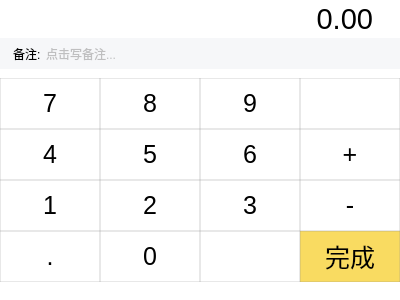
<?xml version="1.0" encoding="UTF-8"?>
<ui version="4.0">
 <class>BookkeepingInputKit</class>
 <widget class="QWidget" name="BookkeepingInputKit">
  <property name="geometry">
   <rect>
    <x>0</x>
    <y>0</y>
    <width>400</width>
    <height>300</height>
   </rect>
  </property>
  <property name="windowTitle">
   <string>Form</string>
  </property>
  <property name="styleSheet">
   <string notr="true">#BookkeepingInputKit{
	border:none;
	background-color: rgb(255, 255, 255);
}</string>
  </property>
  <layout class="QGridLayout" name="gridLayout_5">
   <property name="leftMargin">
    <number>0</number>
   </property>
   <property name="topMargin">
    <number>0</number>
   </property>
   <property name="rightMargin">
    <number>0</number>
   </property>
   <property name="bottomMargin">
    <number>0</number>
   </property>
   <property name="spacing">
    <number>0</number>
   </property>
   <item row="0" column="0">
    <widget class="QWidget" name="backgroundwidget" native="true">
     <property name="styleSheet">
      <string notr="true">QLineEdit
{
	background-color: rgba(246, 247, 249, 255);
	color: rgb(136, 136, 136);
	border:none;
}
QLabel
{
	background-color: rgba(246, 247, 249, 255);
	color:black;
	border:none;
	padding-left:10px;
}</string>
     </property>
     <layout class="QGridLayout" name="gridLayout_4">
      <property name="leftMargin">
       <number>0</number>
      </property>
      <property name="topMargin">
       <number>0</number>
      </property>
      <property name="rightMargin">
       <number>0</number>
      </property>
      <property name="bottomMargin">
       <number>0</number>
      </property>
      <property name="spacing">
       <number>0</number>
      </property>
      <item row="0" column="0">
       <layout class="QGridLayout" name="gridLayout_3" rowstretch="5,4,30">
        <property name="spacing">
         <number>0</number>
        </property>
        <item row="0" column="0">
         <widget class="QLabel" name="Calculate_label">
          <property name="styleSheet">
           <string notr="true">padding-right:20px;
background-color: rgb(255, 255, 255);
color:black;
font-family:'Microsoft YaHei';
font-size:22pt;
border:none;</string>
          </property>
          <property name="text">
           <string>0.00</string>
          </property>
          <property name="textFormat">
           <enum>Qt::AutoText</enum>
          </property>
          <property name="alignment">
           <set>Qt::AlignRight|Qt::AlignTrailing|Qt::AlignVCenter</set>
          </property>
          <property name="wordWrap">
           <bool>false</bool>
          </property>
         </widget>
        </item>
        <item row="1" column="0">
         <layout class="QFormLayout" name="formLayout">
          <property name="sizeConstraint">
           <enum>QLayout::SetDefaultConstraint</enum>
          </property>
          <property name="horizontalSpacing">
           <number>0</number>
          </property>
          <property name="verticalSpacing">
           <number>0</number>
          </property>
          <property name="leftMargin">
           <number>0</number>
          </property>
          <property name="topMargin">
           <number>0</number>
          </property>
          <property name="rightMargin">
           <number>0</number>
          </property>
          <item row="0" column="0">
           <widget class="QLabel" name="label_2">
            <property name="sizePolicy">
             <sizepolicy hsizetype="Expanding" vsizetype="Expanding">
              <horstretch>0</horstretch>
              <verstretch>0</verstretch>
             </sizepolicy>
            </property>
            <property name="styleSheet">
             <string notr="true"/>
            </property>
            <property name="text">
             <string>备注:</string>
            </property>
           </widget>
          </item>
          <item row="0" column="1">
           <widget class="QLineEdit" name="Remarks_lineEdit">
            <property name="sizePolicy">
             <sizepolicy hsizetype="Expanding" vsizetype="Expanding">
              <horstretch>0</horstretch>
              <verstretch>0</verstretch>
             </sizepolicy>
            </property>
            <property name="styleSheet">
             <string notr="true"/>
            </property>
            <property name="placeholderText">
             <string>点击写备注...</string>
            </property>
           </widget>
          </item>
         </layout>
        </item>
        <item row="2" column="0">
         <widget class="QWidget" name="widget" native="true">
          <property name="styleSheet">
           <string notr="true">background-color: rgb(255, 255, 255);</string>
          </property>
          <layout class="QGridLayout" name="gridLayout_2">
           <property name="leftMargin">
            <number>0</number>
           </property>
           <property name="rightMargin">
            <number>0</number>
           </property>
           <property name="bottomMargin">
            <number>18</number>
           </property>
           <property name="spacing">
            <number>0</number>
           </property>
           <item row="0" column="0">
            <widget class="QWidget" name="widget_2" native="true">
             <property name="styleSheet">
              <string notr="true">QWidget
{
	background-color: rgb(255, 255, 255);
}
QPushButton
{
	background-color: rgb(255, 255, 255);
	color:black;
    border:1px;
	border-color: rgba(140,140,140,50);
	border-style: solid;
	font-family:'Microsoft YaHei';
	font-size:19pt;
}

QPushButton:pressed
{
	background-color: rgb(173, 173, 173);
	color:black;
    border:1px;
	border-color: rgba(140,140,140,50);
	border-style: solid;
	font-family:'Microsoft YaHei';
	font-size:19pt;
}

QPushButton:release
{
	background-color: rgb(255, 255, 255);
	color:black;
    border:1px;
	border-color: rgba(140,140,140,50);
	border-style: solid;
	font-family:'Microsoft YaHei';
	font-size:19pt;
}</string>
             </property>
             <layout class="QGridLayout" name="gridLayout">
              <property name="leftMargin">
               <number>0</number>
              </property>
              <property name="topMargin">
               <number>0</number>
              </property>
              <property name="rightMargin">
               <number>0</number>
              </property>
              <property name="bottomMargin">
               <number>0</number>
              </property>
              <property name="spacing">
               <number>0</number>
              </property>
              <item row="0" column="0">
               <widget class="QPushButton" name="NumberSevenButton">
                <property name="sizePolicy">
                 <sizepolicy hsizetype="Expanding" vsizetype="Expanding">
                  <horstretch>0</horstretch>
                  <verstretch>0</verstretch>
                 </sizepolicy>
                </property>
                <property name="styleSheet">
                 <string notr="true"/>
                </property>
                <property name="text">
                 <string>7</string>
                </property>
               </widget>
              </item>
              <item row="0" column="1">
               <widget class="QPushButton" name="NumberEightButton">
                <property name="sizePolicy">
                 <sizepolicy hsizetype="Expanding" vsizetype="Expanding">
                  <horstretch>0</horstretch>
                  <verstretch>0</verstretch>
                 </sizepolicy>
                </property>
                <property name="text">
                 <string>8</string>
                </property>
               </widget>
              </item>
              <item row="0" column="2">
               <widget class="QPushButton" name="NumberNineButton">
                <property name="sizePolicy">
                 <sizepolicy hsizetype="Expanding" vsizetype="Expanding">
                  <horstretch>0</horstretch>
                  <verstretch>0</verstretch>
                 </sizepolicy>
                </property>
                <property name="text">
                 <string>9</string>
                </property>
               </widget>
              </item>
              <item row="0" column="3">
               <widget class="QPushButton" name="TodayButton">
                <property name="sizePolicy">
                 <sizepolicy hsizetype="Expanding" vsizetype="Expanding">
                  <horstretch>0</horstretch>
                  <verstretch>0</verstretch>
                 </sizepolicy>
                </property>
                <property name="styleSheet">
                 <string notr="true">border-image: url(:/BookkeepingInputKit/image/todayicon.jpg);
/*image: url(:/BookkeepingInputKit/image/todayicon.jpg);*/</string>
                </property>
                <property name="text">
                 <string/>
                </property>
               </widget>
              </item>
              <item row="1" column="0">
               <widget class="QPushButton" name="NumberFourButton">
                <property name="sizePolicy">
                 <sizepolicy hsizetype="Expanding" vsizetype="Expanding">
                  <horstretch>0</horstretch>
                  <verstretch>0</verstretch>
                 </sizepolicy>
                </property>
                <property name="text">
                 <string>4</string>
                </property>
               </widget>
              </item>
              <item row="1" column="1">
               <widget class="QPushButton" name="NumberFiveButton">
                <property name="sizePolicy">
                 <sizepolicy hsizetype="Expanding" vsizetype="Expanding">
                  <horstretch>0</horstretch>
                  <verstretch>0</verstretch>
                 </sizepolicy>
                </property>
                <property name="text">
                 <string>5</string>
                </property>
               </widget>
              </item>
              <item row="1" column="2">
               <widget class="QPushButton" name="NumberSixButton">
                <property name="sizePolicy">
                 <sizepolicy hsizetype="Expanding" vsizetype="Expanding">
                  <horstretch>0</horstretch>
                  <verstretch>0</verstretch>
                 </sizepolicy>
                </property>
                <property name="text">
                 <string>6</string>
                </property>
               </widget>
              </item>
              <item row="1" column="3">
               <widget class="QPushButton" name="AddNumbolButton">
                <property name="sizePolicy">
                 <sizepolicy hsizetype="Expanding" vsizetype="Expanding">
                  <horstretch>0</horstretch>
                  <verstretch>0</verstretch>
                 </sizepolicy>
                </property>
                <property name="text">
                 <string>+</string>
                </property>
               </widget>
              </item>
              <item row="2" column="0">
               <widget class="QPushButton" name="NumberOneButton">
                <property name="sizePolicy">
                 <sizepolicy hsizetype="Expanding" vsizetype="Expanding">
                  <horstretch>0</horstretch>
                  <verstretch>0</verstretch>
                 </sizepolicy>
                </property>
                <property name="text">
                 <string>1</string>
                </property>
               </widget>
              </item>
              <item row="2" column="1">
               <widget class="QPushButton" name="NumberTwoButton">
                <property name="sizePolicy">
                 <sizepolicy hsizetype="Expanding" vsizetype="Expanding">
                  <horstretch>0</horstretch>
                  <verstretch>0</verstretch>
                 </sizepolicy>
                </property>
                <property name="text">
                 <string>2</string>
                </property>
               </widget>
              </item>
              <item row="2" column="2">
               <widget class="QPushButton" name="NumberThreeButton">
                <property name="sizePolicy">
                 <sizepolicy hsizetype="Expanding" vsizetype="Expanding">
                  <horstretch>0</horstretch>
                  <verstretch>0</verstretch>
                 </sizepolicy>
                </property>
                <property name="text">
                 <string>3</string>
                </property>
               </widget>
              </item>
              <item row="2" column="3">
               <widget class="QPushButton" name="SubNumbolButton">
                <property name="sizePolicy">
                 <sizepolicy hsizetype="Expanding" vsizetype="Expanding">
                  <horstretch>0</horstretch>
                  <verstretch>0</verstretch>
                 </sizepolicy>
                </property>
                <property name="text">
                 <string>-</string>
                </property>
               </widget>
              </item>
              <item row="3" column="0">
               <widget class="QPushButton" name="PointerNumberButton">
                <property name="sizePolicy">
                 <sizepolicy hsizetype="Expanding" vsizetype="Expanding">
                  <horstretch>0</horstretch>
                  <verstretch>0</verstretch>
                 </sizepolicy>
                </property>
                <property name="text">
                 <string>.</string>
                </property>
               </widget>
              </item>
              <item row="3" column="1">
               <widget class="QPushButton" name="NumberZeroButton">
                <property name="sizePolicy">
                 <sizepolicy hsizetype="Expanding" vsizetype="Expanding">
                  <horstretch>0</horstretch>
                  <verstretch>0</verstretch>
                 </sizepolicy>
                </property>
                <property name="text">
                 <string>0</string>
                </property>
               </widget>
              </item>
              <item row="3" column="2">
               <widget class="QPushButton" name="DeleteButton">
                <property name="sizePolicy">
                 <sizepolicy hsizetype="Expanding" vsizetype="Expanding">
                  <horstretch>0</horstretch>
                  <verstretch>0</verstretch>
                 </sizepolicy>
                </property>
                <property name="styleSheet">
                 <string notr="true">QPushButton
{
	background-color: rgb(255, 255, 255);
	color:black;
    border:1px;
	border-color: rgba(140,140,140,50);
	border-style: solid;
	font-family:'Microsoft YaHei';
	font-size:12pt;
	border-image: url(:/BookkeepingInputKit/image/deleteicon.jpg);
}

QPushButton:pressed
{
	background-color: rgb(173, 173, 173);
	color:black;
    border:1px;
	border-color: rgba(140,140,140,50);
	border-style: solid;
	font-family:'Microsoft YaHei';
	font-size:12pt;
}

QPushButton:release
{
	background-color: rgb(255, 255, 255);
	color:black;
    border:1px;
	border-color: rgba(140,140,140,50);
	border-style: solid;
	font-family:'Microsoft YaHei';
	font-size:12pt;
	border-image: url(:/BookkeepingInputKit/image/deleteicon.jpg);
}

/*image: url(:/BookkeepingInputKit/image/deleteicon.jpg);*/
</string>
                </property>
                <property name="text">
                 <string/>
                </property>
               </widget>
              </item>
              <item row="3" column="3">
               <widget class="QPushButton" name="FinishButton">
                <property name="sizePolicy">
                 <sizepolicy hsizetype="Expanding" vsizetype="Expanding">
                  <horstretch>0</horstretch>
                  <verstretch>0</verstretch>
                 </sizepolicy>
                </property>
                <property name="styleSheet">
                 <string notr="true">QPushButton
{
	background-color: rgb(249, 219, 97);
	color:black;
    border:1px;
	border-color: rgba(140,140,140,50);
	border-style: solid;
	font-family:'Microsoft YaHei';
	font-size:19pt;
}

QPushButton:pressed
{
	background-color: rgb(249, 219, 0);
	color:black;
    border:1px;
	border-color: rgba(140,140,140,50);
	border-style: solid;
	font-family:'Microsoft YaHei';
	font-size:19pt;
}

QPushButton:release
{
	background-color: rgb(249, 219, 97);
	color:black;
    border:1px;
	border-color: rgba(140,140,140,50);
	border-style: solid;
	font-family:'Microsoft YaHei';
	font-size:19pt;
}</string>
                </property>
                <property name="text">
                 <string>完成</string>
                </property>
               </widget>
              </item>
             </layout>
            </widget>
           </item>
          </layout>
         </widget>
        </item>
       </layout>
      </item>
     </layout>
    </widget>
   </item>
  </layout>
 </widget>
 <resources/>
 <connections/>
</ui>
